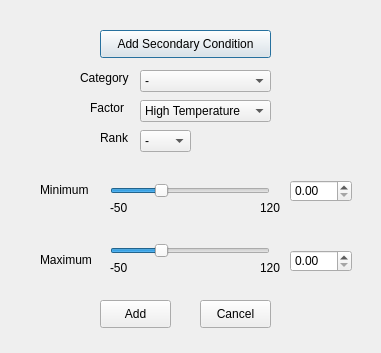
<?xml version="1.0" encoding="UTF-8"?>
<ui version="4.0">
 <class>pref_editor</class>
 <widget class="QDialog" name="pref_editor">
  <property name="geometry">
   <rect>
    <x>0</x>
    <y>0</y>
    <width>381</width>
    <height>353</height>
   </rect>
  </property>
  <property name="windowTitle">
   <string>Edit Preference</string>
  </property>
  <property name="accessibleName">
   <string/>
  </property>
  <widget class="QSlider" name="min_slider">
   <property name="geometry">
    <rect>
     <x>110</x>
     <y>180</y>
     <width>160</width>
     <height>22</height>
    </rect>
   </property>
   <property name="minimum">
    <number>-60</number>
   </property>
   <property name="maximum">
    <number>140</number>
   </property>
   <property name="orientation">
    <enum>Qt::Horizontal</enum>
   </property>
  </widget>
  <widget class="QLabel" name="min_label">
   <property name="geometry">
    <rect>
     <x>40</x>
     <y>180</y>
     <width>61</width>
     <height>20</height>
    </rect>
   </property>
   <property name="text">
    <string>Minimum</string>
   </property>
  </widget>
  <widget class="QComboBox" name="category_dropdown">
   <property name="geometry">
    <rect>
     <x>140</x>
     <y>70</y>
     <width>131</width>
     <height>22</height>
    </rect>
   </property>
   <item>
    <property name="text">
     <string>-</string>
    </property>
   </item>
   <item>
    <property name="text">
     <string>Perfect</string>
    </property>
   </item>
   <item>
    <property name="text">
     <string>Good</string>
    </property>
   </item>
   <item>
    <property name="text">
     <string>Bad</string>
    </property>
   </item>
   <item>
    <property name="text">
     <string>Terrible</string>
    </property>
   </item>
  </widget>
  <widget class="QPushButton" name="sec_cond_button">
   <property name="geometry">
    <rect>
     <x>100</x>
     <y>30</y>
     <width>171</width>
     <height>28</height>
    </rect>
   </property>
   <property name="text">
    <string>Add Secondary Condition</string>
   </property>
  </widget>
  <widget class="QLabel" name="max_label">
   <property name="geometry">
    <rect>
     <x>40</x>
     <y>250</y>
     <width>61</width>
     <height>20</height>
    </rect>
   </property>
   <property name="text">
    <string>Maximum</string>
   </property>
  </widget>
  <widget class="QComboBox" name="factor_dropdown">
   <property name="geometry">
    <rect>
     <x>140</x>
     <y>100</y>
     <width>131</width>
     <height>22</height>
    </rect>
   </property>
   <item>
    <property name="text">
     <string>High Temperature</string>
    </property>
   </item>
   <item>
    <property name="text">
     <string>Low Temperature</string>
    </property>
   </item>
   <item>
    <property name="text">
     <string>Rain Level</string>
    </property>
   </item>
   <item>
    <property name="text">
     <string>Snow Level</string>
    </property>
   </item>
   <item>
    <property name="text">
     <string>Mixed Precipitation Level</string>
    </property>
   </item>
   <item>
    <property name="text">
     <string>Wind Speed</string>
    </property>
   </item>
  </widget>
  <widget class="QLabel" name="min_highest_label">
   <property name="geometry">
    <rect>
     <x>260</x>
     <y>200</y>
     <width>31</width>
     <height>16</height>
    </rect>
   </property>
   <property name="text">
    <string>120</string>
   </property>
  </widget>
  <widget class="QDoubleSpinBox" name="max_spin_box">
   <property name="geometry">
    <rect>
     <x>290</x>
     <y>250</y>
     <width>62</width>
     <height>22</height>
    </rect>
   </property>
  </widget>
  <widget class="QPushButton" name="add_button">
   <property name="geometry">
    <rect>
     <x>100</x>
     <y>300</y>
     <width>71</width>
     <height>28</height>
    </rect>
   </property>
   <property name="text">
    <string>Add</string>
   </property>
  </widget>
  <widget class="QLabel" name="category_label">
   <property name="geometry">
    <rect>
     <x>80</x>
     <y>70</y>
     <width>55</width>
     <height>16</height>
    </rect>
   </property>
   <property name="text">
    <string>Category</string>
   </property>
  </widget>
  <widget class="QLabel" name="factor_label">
   <property name="geometry">
    <rect>
     <x>90</x>
     <y>100</y>
     <width>55</width>
     <height>16</height>
    </rect>
   </property>
   <property name="text">
    <string>Factor</string>
   </property>
  </widget>
  <widget class="QLabel" name="min_lowest_label">
   <property name="geometry">
    <rect>
     <x>110</x>
     <y>200</y>
     <width>31</width>
     <height>16</height>
    </rect>
   </property>
   <property name="text">
    <string>-50</string>
   </property>
  </widget>
  <widget class="QDoubleSpinBox" name="min_spin_box">
   <property name="geometry">
    <rect>
     <x>290</x>
     <y>180</y>
     <width>62</width>
     <height>22</height>
    </rect>
   </property>
  </widget>
  <widget class="QPushButton" name="cancel_button">
   <property name="geometry">
    <rect>
     <x>200</x>
     <y>300</y>
     <width>71</width>
     <height>28</height>
    </rect>
   </property>
   <property name="text">
    <string>Cancel</string>
   </property>
  </widget>
  <widget class="QLabel" name="label">
   <property name="geometry">
    <rect>
     <x>100</x>
     <y>130</y>
     <width>31</width>
     <height>16</height>
    </rect>
   </property>
   <property name="text">
    <string>Rank</string>
   </property>
  </widget>
  <widget class="QComboBox" name="comboBox_3">
   <property name="geometry">
    <rect>
     <x>140</x>
     <y>130</y>
     <width>51</width>
     <height>22</height>
    </rect>
   </property>
   <item>
    <property name="text">
     <string>-</string>
    </property>
   </item>
  </widget>
  <widget class="QSlider" name="max_slider">
   <property name="geometry">
    <rect>
     <x>110</x>
     <y>240</y>
     <width>160</width>
     <height>22</height>
    </rect>
   </property>
   <property name="minimum">
    <number>-60</number>
   </property>
   <property name="maximum">
    <number>140</number>
   </property>
   <property name="orientation">
    <enum>Qt::Horizontal</enum>
   </property>
  </widget>
  <widget class="QLabel" name="max_highest_label">
   <property name="geometry">
    <rect>
     <x>260</x>
     <y>260</y>
     <width>31</width>
     <height>16</height>
    </rect>
   </property>
   <property name="text">
    <string>120</string>
   </property>
  </widget>
  <widget class="QLabel" name="max_lowest_label">
   <property name="geometry">
    <rect>
     <x>110</x>
     <y>260</y>
     <width>31</width>
     <height>16</height>
    </rect>
   </property>
   <property name="text">
    <string>-50</string>
   </property>
  </widget>
 </widget>
 <resources/>
 <connections/>
</ui>
